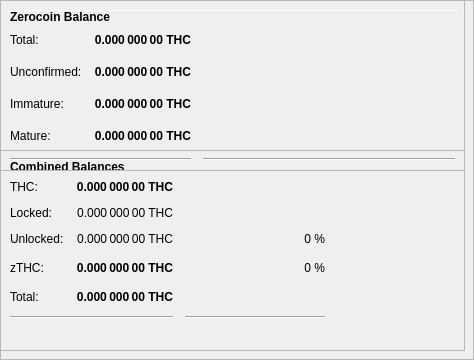
        <widget class="QFrame" name="frameObfuscation">
         <property name="minimumSize">
          <size>
           <width>0</width>
           <height>350</height>
          </size>
         </property>
         <property name="layoutDirection">
          <enum>Qt::LeftToRight</enum>
         </property>
         <property name="frameShape">
          <enum>QFrame::StyledPanel</enum>
         </property>
         <property name="frameShadow">
          <enum>QFrame::Raised</enum>
         </property>
         <widget class="QPushButton" name="runAutoDenom">
          <property name="geometry">
           <rect>
            <x>251</x>
            <y>17</y>
            <width>1</width>
            <height>1</height>
           </rect>
          </property>
          <property name="palette">
           <palette>
            <active>
             <colorrole role="WindowText">
              <brush brushstyle="SolidPattern">
               <color alpha="255">
                <red>0</red>
                <green>0</green>
                <blue>0</blue>
               </color>
              </brush>
             </colorrole>
             <colorrole role="Button">
              <brush brushstyle="SolidPattern">
               <color alpha="255">
                <red>239</red>
                <green>238</green>
                <blue>238</blue>
               </color>
              </brush>
             </colorrole>
             <colorrole role="Light">
              <brush brushstyle="SolidPattern">
               <color alpha="255">
                <red>255</red>
                <green>255</green>
                <blue>255</blue>
               </color>
              </brush>
             </colorrole>
             <colorrole role="Midlight">
              <brush brushstyle="SolidPattern">
               <color alpha="255">
                <red>247</red>
                <green>246</green>
                <blue>246</blue>
               </color>
              </brush>
             </colorrole>
             <colorrole role="Dark">
              <brush brushstyle="SolidPattern">
               <color alpha="255">
                <red>119</red>
                <green>119</green>
                <blue>119</blue>
               </color>
              </brush>
             </colorrole>
             <colorrole role="Mid">
              <brush brushstyle="SolidPattern">
               <color alpha="255">
                <red>159</red>
                <green>159</green>
                <blue>159</blue>
               </color>
              </brush>
             </colorrole>
             <colorrole role="Text">
              <brush brushstyle="SolidPattern">
               <color alpha="255">
                <red>0</red>
                <green>0</green>
                <blue>0</blue>
               </color>
              </brush>
             </colorrole>
             <colorrole role="BrightText">
              <brush brushstyle="SolidPattern">
               <color alpha="255">
                <red>255</red>
                <green>255</green>
                <blue>255</blue>
               </color>
              </brush>
             </colorrole>
             <colorrole role="ButtonText">
              <brush brushstyle="SolidPattern">
               <color alpha="255">
                <red>0</red>
                <green>0</green>
                <blue>0</blue>
               </color>
              </brush>
             </colorrole>
             <colorrole role="Base">
              <brush brushstyle="SolidPattern">
               <color alpha="255">
                <red>255</red>
                <green>255</green>
                <blue>255</blue>
               </color>
              </brush>
             </colorrole>
             <colorrole role="Window">
              <brush brushstyle="SolidPattern">
               <color alpha="255">
                <red>239</red>
                <green>238</green>
                <blue>238</blue>
               </color>
              </brush>
             </colorrole>
             <colorrole role="Shadow">
              <brush brushstyle="SolidPattern">
               <color alpha="255">
                <red>0</red>
                <green>0</green>
                <blue>0</blue>
               </color>
              </brush>
             </colorrole>
             <colorrole role="AlternateBase">
              <brush brushstyle="SolidPattern">
               <color alpha="255">
                <red>247</red>
                <green>246</green>
                <blue>246</blue>
               </color>
              </brush>
             </colorrole>
             <colorrole role="ToolTipBase">
              <brush brushstyle="SolidPattern">
               <color alpha="255">
                <red>255</red>
                <green>255</green>
                <blue>220</blue>
               </color>
              </brush>
             </colorrole>
             <colorrole role="ToolTipText">
              <brush brushstyle="SolidPattern">
               <color alpha="255">
                <red>0</red>
                <green>0</green>
                <blue>0</blue>
               </color>
              </brush>
             </colorrole>
            </active>
            <inactive>
             <colorrole role="WindowText">
              <brush brushstyle="SolidPattern">
               <color alpha="255">
                <red>0</red>
                <green>0</green>
                <blue>0</blue>
               </color>
              </brush>
             </colorrole>
             <colorrole role="Button">
              <brush brushstyle="SolidPattern">
               <color alpha="255">
                <red>239</red>
                <green>238</green>
                <blue>238</blue>
               </color>
              </brush>
             </colorrole>
             <colorrole role="Light">
              <brush brushstyle="SolidPattern">
               <color alpha="255">
                <red>255</red>
                <green>255</green>
                <blue>255</blue>
               </color>
              </brush>
             </colorrole>
             <colorrole role="Midlight">
              <brush brushstyle="SolidPattern">
               <color alpha="255">
                <red>247</red>
                <green>246</green>
                <blue>246</blue>
               </color>
              </brush>
             </colorrole>
             <colorrole role="Dark">
              <brush brushstyle="SolidPattern">
               <color alpha="255">
                <red>119</red>
                <green>119</green>
                <blue>119</blue>
               </color>
              </brush>
             </colorrole>
             <colorrole role="Mid">
              <brush brushstyle="SolidPattern">
               <color alpha="255">
                <red>159</red>
                <green>159</green>
                <blue>159</blue>
               </color>
              </brush>
             </colorrole>
             <colorrole role="Text">
              <brush brushstyle="SolidPattern">
               <color alpha="255">
                <red>0</red>
                <green>0</green>
                <blue>0</blue>
               </color>
              </brush>
             </colorrole>
             <colorrole role="BrightText">
              <brush brushstyle="SolidPattern">
               <color alpha="255">
                <red>255</red>
                <green>255</green>
                <blue>255</blue>
               </color>
              </brush>
             </colorrole>
             <colorrole role="ButtonText">
              <brush brushstyle="SolidPattern">
               <color alpha="255">
                <red>0</red>
                <green>0</green>
                <blue>0</blue>
               </color>
              </brush>
             </colorrole>
             <colorrole role="Base">
              <brush brushstyle="SolidPattern">
               <color alpha="255">
                <red>255</red>
                <green>255</green>
                <blue>255</blue>
               </color>
              </brush>
             </colorrole>
             <colorrole role="Window">
              <brush brushstyle="SolidPattern">
               <color alpha="255">
                <red>239</red>
                <green>238</green>
                <blue>238</blue>
               </color>
              </brush>
             </colorrole>
             <colorrole role="Shadow">
              <brush brushstyle="SolidPattern">
               <color alpha="255">
                <red>0</red>
                <green>0</green>
                <blue>0</blue>
               </color>
              </brush>
             </colorrole>
             <colorrole role="AlternateBase">
              <brush brushstyle="SolidPattern">
               <color alpha="255">
                <red>247</red>
                <green>246</green>
                <blue>246</blue>
               </color>
              </brush>
             </colorrole>
             <colorrole role="ToolTipBase">
              <brush brushstyle="SolidPattern">
               <color alpha="255">
                <red>255</red>
                <green>255</green>
                <blue>220</blue>
               </color>
              </brush>
             </colorrole>
             <colorrole role="ToolTipText">
              <brush brushstyle="SolidPattern">
               <color alpha="255">
                <red>0</red>
                <green>0</green>
                <blue>0</blue>
               </color>
              </brush>
             </colorrole>
            </inactive>
            <disabled>
             <colorrole role="WindowText">
              <brush brushstyle="SolidPattern">
               <color alpha="255">
                <red>119</red>
                <green>119</green>
                <blue>119</blue>
               </color>
              </brush>
             </colorrole>
             <colorrole role="Button">
              <brush brushstyle="SolidPattern">
               <color alpha="255">
                <red>239</red>
                <green>238</green>
                <blue>238</blue>
               </color>
              </brush>
             </colorrole>
             <colorrole role="Light">
              <brush brushstyle="SolidPattern">
               <color alpha="255">
                <red>255</red>
                <green>255</green>
                <blue>255</blue>
               </color>
              </brush>
             </colorrole>
             <colorrole role="Midlight">
              <brush brushstyle="SolidPattern">
               <color alpha="255">
                <red>247</red>
                <green>246</green>
                <blue>246</blue>
               </color>
              </brush>
             </colorrole>
             <colorrole role="Dark">
              <brush brushstyle="SolidPattern">
               <color alpha="255">
                <red>119</red>
                <green>119</green>
                <blue>119</blue>
               </color>
              </brush>
             </colorrole>
             <colorrole role="Mid">
              <brush brushstyle="SolidPattern">
               <color alpha="255">
                <red>159</red>
                <green>159</green>
                <blue>159</blue>
               </color>
              </brush>
             </colorrole>
             <colorrole role="Text">
              <brush brushstyle="SolidPattern">
               <color alpha="255">
                <red>119</red>
                <green>119</green>
                <blue>119</blue>
               </color>
              </brush>
             </colorrole>
             <colorrole role="BrightText">
              <brush brushstyle="SolidPattern">
               <color alpha="255">
                <red>255</red>
                <green>255</green>
                <blue>255</blue>
               </color>
              </brush>
             </colorrole>
             <colorrole role="ButtonText">
              <brush brushstyle="SolidPattern">
               <color alpha="255">
                <red>119</red>
                <green>119</green>
                <blue>119</blue>
               </color>
              </brush>
             </colorrole>
             <colorrole role="Base">
              <brush brushstyle="SolidPattern">
               <color alpha="255">
                <red>239</red>
                <green>238</green>
                <blue>238</blue>
               </color>
              </brush>
             </colorrole>
             <colorrole role="Window">
              <brush brushstyle="SolidPattern">
               <color alpha="255">
                <red>239</red>
                <green>238</green>
                <blue>238</blue>
               </color>
              </brush>
             </colorrole>
             <colorrole role="Shadow">
              <brush brushstyle="SolidPattern">
               <color alpha="255">
                <red>0</red>
                <green>0</green>
                <blue>0</blue>
               </color>
              </brush>
             </colorrole>
             <colorrole role="AlternateBase">
              <brush brushstyle="SolidPattern">
               <color alpha="255">
                <red>239</red>
                <green>238</green>
                <blue>238</blue>
               </color>
              </brush>
             </colorrole>
             <colorrole role="ToolTipBase">
              <brush brushstyle="SolidPattern">
               <color alpha="255">
                <red>255</red>
                <green>255</green>
                <blue>220</blue>
               </color>
              </brush>
             </colorrole>
             <colorrole role="ToolTipText">
              <brush brushstyle="SolidPattern">
               <color alpha="255">
                <red>0</red>
                <green>0</green>
                <blue>0</blue>
               </color>
              </brush>
             </colorrole>
            </disabled>
           </palette>
          </property>
          <property name="focusPolicy">
           <enum>Qt::NoFocus</enum>
          </property>
          <property name="autoFillBackground">
           <bool>true</bool>
          </property>
          <property name="text">
           <string/>
          </property>
          <property name="flat">
           <bool>true</bool>
          </property>
         </widget>
         <widget class="Line" name="line">
          <property name="geometry">
           <rect>
            <x>7</x>
            <y>10</y>
            <width>451</width>
            <height>1</height>
           </rect>
          </property>
          <property name="orientation">
           <enum>Qt::Horizontal</enum>
          </property>
         </widget>
         <widget class="QFrame" name="frame_3">
          <property name="geometry">
           <rect>
            <x>0</x>
            <y>150</y>
            <width>465</width>
            <height>201</height>
           </rect>
          </property>
          <property name="frameShape">
           <enum>QFrame::StyledPanel</enum>
          </property>
          <property name="frameShadow">
           <enum>QFrame::Raised</enum>
          </property>
          <layout class="QVBoxLayout" name="verticalLayout_5">
           <item>
            <layout class="QHBoxLayout" name="horizontalLayout_5" stretch="0">
             <item>
              <widget class="QLabel" name="label_5z">
               <property name="maximumSize">
                <size>
                 <width>16777215</width>
                 <height>20</height>
                </size>
               </property>
               <property name="font">
                <font>
                 <weight>75</weight>
                 <bold>true</bold>
                </font>
               </property>
               <property name="toolTip">
                <string>Combined Balances (including unconfirmed and immature coins)</string>
               </property>
               <property name="text">
                <string>&lt;html&gt;&lt;head/&gt;&lt;body&gt;&lt;p&gt;Combined Balances&lt;/p&gt;&lt;/body&gt;&lt;/html&gt;</string>
               </property>
              </widget>
             </item>
            </layout>
           </item>
           <item>
            <layout class="QGridLayout" name="gridLayout_3">
             <property name="spacing">
              <number>12</number>
             </property>
             <item row="7" column="0" colspan="2">
              <widget class="Line" name="lineSpendableBalance_3">
               <property name="orientation">
                <enum>Qt::Horizontal</enum>
               </property>
              </widget>
             </item>
             <item row="7" column="2">
              <widget class="Line" name="lineWatchBalance_3">
               <property name="sizePolicy">
                <sizepolicy hsizetype="Preferred" vsizetype="Fixed">
                 <horstretch>0</horstretch>
                 <verstretch>0</verstretch>
                </sizepolicy>
               </property>
               <property name="minimumSize">
                <size>
                 <width>140</width>
                 <height>0</height>
                </size>
               </property>
               <property name="orientation">
                <enum>Qt::Horizontal</enum>
               </property>
              </widget>
             </item>
             <item row="4" column="1">
              <widget class="QLabel" name="labelzBalancez">
               <property name="font">
                <font>
                 <weight>75</weight>
                 <bold>true</bold>
                </font>
               </property>
               <property name="cursor">
                <cursorShape>IBeamCursor</cursorShape>
               </property>
               <property name="toolTip">
                <string>Total of transactions that have yet to be confirmed, and do not yet count toward the spendable balance</string>
               </property>
               <property name="text">
                <string notr="true">0.000 000 00 THC</string>
               </property>
               <property name="alignment">
                <set>Qt::AlignRight|Qt::AlignTrailing|Qt::AlignVCenter</set>
               </property>
               <property name="textInteractionFlags">
                <set>Qt::LinksAccessibleByMouse|Qt::TextSelectableByKeyboard|Qt::TextSelectableByMouse</set>
               </property>
              </widget>
             </item>
             <item row="6" column="1">
              <widget class="QLabel" name="labelTotalz">
               <property name="font">
                <font>
                 <weight>75</weight>
                 <bold>true</bold>
                </font>
               </property>
               <property name="cursor">
                <cursorShape>IBeamCursor</cursorShape>
               </property>
               <property name="toolTip">
                <string>Total Balance, including unconfirmed and immature coins.</string>
               </property>
               <property name="text">
                <string notr="true">0.000 000 00 THC</string>
               </property>
               <property name="alignment">
                <set>Qt::AlignRight|Qt::AlignTrailing|Qt::AlignVCenter</set>
               </property>
               <property name="textInteractionFlags">
                <set>Qt::LinksAccessibleByMouse|Qt::TextSelectableByKeyboard|Qt::TextSelectableByMouse</set>
               </property>
              </widget>
             </item>
             <item row="4" column="3">
              <spacer name="horizontalSpacer_6">
               <property name="orientation">
                <enum>Qt::Horizontal</enum>
               </property>
               <property name="sizeHint" stdset="0">
                <size>
                 <width>40</width>
                 <height>20</height>
                </size>
               </property>
              </spacer>
             </item>
             <item row="6" column="0">
              <widget class="QLabel" name="labelTotalTextz">
               <property name="text">
                <string>Total:</string>
               </property>
              </widget>
             </item>
             <item row="1" column="0">
              <widget class="QLabel" name="labelBalanceTextz">
               <property name="text">
                <string>THC:</string>
               </property>
              </widget>
             </item>
             <item row="1" column="1">
              <widget class="QLabel" name="labelBalancez">
               <property name="font">
                <font>
                 <weight>75</weight>
                 <bold>true</bold>
                </font>
               </property>
               <property name="cursor">
                <cursorShape>IBeamCursor</cursorShape>
               </property>
               <property name="toolTip">
                <string>Your current spendable balance</string>
               </property>
               <property name="text">
                <string notr="true">0.000 000 00 THC</string>
               </property>
               <property name="alignment">
                <set>Qt::AlignRight|Qt::AlignTrailing|Qt::AlignVCenter</set>
               </property>
               <property name="textInteractionFlags">
                <set>Qt::LinksAccessibleByMouse|Qt::TextSelectableByKeyboard|Qt::TextSelectableByMouse</set>
               </property>
              </widget>
             </item>
             <item row="4" column="0">
              <widget class="QLabel" name="labelzBalanceTextz">
               <property name="toolTip">
                <string/>
               </property>
               <property name="text">
                <string>zTHC:</string>
               </property>
              </widget>
             </item>
             <item row="4" column="2">
              <widget class="QLabel" name="labelzTHCPercent">
               <property name="toolTip">
                <string>Current percentage of zTHC.
If AutoMint is enabled this percentage will settle around the configured AutoMint percentage (default = 10%)</string>
               </property>
               <property name="text">
                <string>0 %</string>
               </property>
               <property name="alignment">
                <set>Qt::AlignRight|Qt::AlignTrailing|Qt::AlignVCenter</set>
               </property>
              </widget>
             </item>
             <item row="6" column="2">
              <widget class="QLabel" name="label100Percent">
               <property name="text">
                <string/>
               </property>
               <property name="alignment">
                <set>Qt::AlignRight|Qt::AlignTrailing|Qt::AlignVCenter</set>
               </property>
              </widget>
             </item>
             <item row="2" column="1">
              <widget class="QLabel" name="labelLockedBalance">
               <property name="toolTip">
                <string>Locked THC or Masternode collaterals. These are excluded from zTHC minting.</string>
               </property>
               <property name="text">
                <string>0.000 000 00 THC</string>
               </property>
               <property name="alignment">
                <set>Qt::AlignRight|Qt::AlignTrailing|Qt::AlignVCenter</set>
               </property>
              </widget>
             </item>
             <item row="2" column="0">
              <widget class="QLabel" name="labelLockedBalanceText">
               <property name="toolTip">
                <string>Locked THC or Masternode collaterals. These are excluded from zTHC minting.</string>
               </property>
               <property name="text">
                <string>Locked:</string>
               </property>
              </widget>
             </item>
             <item row="3" column="0">
              <widget class="QLabel" name="labelUnLockedBalanceText">
               <property name="toolTip">
                <string>Unlocked THCs. These can be used for zTHC minting.</string>
               </property>
               <property name="text">
                <string>Unlocked:</string>
               </property>
              </widget>
             </item>
             <item row="3" column="1">
              <widget class="QLabel" name="labelUnLockedBalance">
               <property name="toolTip">
                <string>Unlocked THCs. These can be used for zTHC minting.</string>
               </property>
               <property name="text">
                <string>0.000 000 00 THC</string>
               </property>
               <property name="alignment">
                <set>Qt::AlignRight|Qt::AlignTrailing|Qt::AlignVCenter</set>
               </property>
              </widget>
             </item>
             <item row="3" column="2">
              <widget class="QLabel" name="labelTHCPercent">
               <property name="text">
                <string>0 %</string>
               </property>
               <property name="alignment">
                <set>Qt::AlignRight|Qt::AlignTrailing|Qt::AlignVCenter</set>
               </property>
              </widget>
             </item>
            </layout>
           </item>
           <item>
            <spacer name="verticalSpacer">
             <property name="orientation">
              <enum>Qt::Vertical</enum>
             </property>
             <property name="sizeHint" stdset="0">
              <size>
               <width>20</width>
               <height>40</height>
              </size>
             </property>
            </spacer>
           </item>
          </layout>
         </widget>
         <widget class="QFrame" name="frame_4">
          <property name="geometry">
           <rect>
            <x>0</x>
            <y>0</y>
            <width>465</width>
            <height>171</height>
           </rect>
          </property>
          <property name="frameShape">
           <enum>QFrame::StyledPanel</enum>
          </property>
          <property name="frameShadow">
           <enum>QFrame::Raised</enum>
          </property>
          <layout class="QVBoxLayout" name="verticalLayout_7">
           <item>
            <layout class="QHBoxLayout" name="horizontalLayout_8" stretch="0">
             <item>
              <widget class="QLabel" name="label_5z_3">
               <property name="maximumSize">
                <size>
                 <width>16777215</width>
                 <height>20</height>
                </size>
               </property>
               <property name="font">
                <font>
                 <weight>75</weight>
                 <bold>true</bold>
                </font>
               </property>
               <property name="text">
                <string>Zerocoin Balance</string>
               </property>
              </widget>
             </item>
            </layout>
           </item>
           <item>
            <layout class="QGridLayout" name="gridLayout_5">
             <property name="spacing">
              <number>12</number>
             </property>
             <item row="4" column="0">
              <widget class="QLabel" name="labelzBalanceMatureText">
               <property name="toolTip">
                <string>Mature: more than 20 confirmation and more than 3 mints of the same denomination after it was minted.
These zTHC are spendable.</string>
               </property>
               <property name="text">
                <string>Mature:</string>
               </property>
              </widget>
             </item>
             <item row="5" column="0" colspan="2">
              <widget class="Line" name="lineSpendableBalance_5">
               <property name="orientation">
                <enum>Qt::Horizontal</enum>
               </property>
              </widget>
             </item>
             <item row="1" column="1">
              <widget class="QLabel" name="labelzBalance">
               <property name="font">
                <font>
                 <weight>75</weight>
                 <bold>true</bold>
                </font>
               </property>
               <property name="cursor">
                <cursorShape>IBeamCursor</cursorShape>
               </property>
               <property name="toolTip">
                <string>All available zTHC, unconfirmed and immature zTHC included.</string>
               </property>
               <property name="text">
                <string notr="true">0.000 000 00 THC</string>
               </property>
               <property name="alignment">
                <set>Qt::AlignRight|Qt::AlignTrailing|Qt::AlignVCenter</set>
               </property>
               <property name="textInteractionFlags">
                <set>Qt::LinksAccessibleByMouse|Qt::TextSelectableByKeyboard|Qt::TextSelectableByMouse</set>
               </property>
              </widget>
             </item>
             <item row="5" column="2">
              <widget class="Line" name="lineWatchBalance_5">
               <property name="sizePolicy">
                <sizepolicy hsizetype="Preferred" vsizetype="Fixed">
                 <horstretch>0</horstretch>
                 <verstretch>0</verstretch>
                </sizepolicy>
               </property>
               <property name="minimumSize">
                <size>
                 <width>140</width>
                 <height>0</height>
                </size>
               </property>
               <property name="orientation">
                <enum>Qt::Horizontal</enum>
               </property>
              </widget>
             </item>
             <item row="1" column="0">
              <widget class="QLabel" name="labelzBalanceText">
               <property name="toolTip">
                <string>All available zTHC, unconfirmed and immature zTHC included.</string>
               </property>
               <property name="text">
                <string>Total:</string>
               </property>
              </widget>
             </item>
             <item row="1" column="2">
              <spacer name="horizontalSpacer_8">
               <property name="orientation">
                <enum>Qt::Horizontal</enum>
               </property>
               <property name="sizeHint" stdset="0">
                <size>
                 <width>40</width>
                 <height>20</height>
                </size>
               </property>
              </spacer>
             </item>
             <item row="4" column="2">
              <spacer name="horizontalSpacer_4">
               <property name="orientation">
                <enum>Qt::Horizontal</enum>
               </property>
               <property name="sizeHint" stdset="0">
                <size>
                 <width>40</width>
                 <height>20</height>
                </size>
               </property>
              </spacer>
             </item>
             <item row="4" column="1">
              <widget class="QLabel" name="labelzBalanceMature">
               <property name="font">
                <font>
                 <weight>75</weight>
                 <bold>true</bold>
                </font>
               </property>
               <property name="toolTip">
                <string>Mature: more than 20 confirmation and more than 3 mints of the same denomination after it was minted.
These zTHC are spendable.</string>
               </property>
               <property name="text">
                <string>0.000 000 00 THC</string>
               </property>
               <property name="alignment">
                <set>Qt::AlignRight|Qt::AlignTrailing|Qt::AlignVCenter</set>
               </property>
              </widget>
             </item>
             <item row="2" column="0">
              <widget class="QLabel" name="labelzBalanceUnconfirmedText">
               <property name="toolTip">
                <string>Unconfirmed: less than 20 confirmations
Immature: confirmed, but less than 3 mints of the same denomination after it was minted</string>
               </property>
               <property name="text">
                <string>Unconfirmed:</string>
               </property>
              </widget>
             </item>
             <item row="2" column="1">
              <widget class="QLabel" name="labelzBalanceUnconfirmed">
               <property name="font">
                <font>
                 <weight>75</weight>
                 <bold>true</bold>
                </font>
               </property>
               <property name="toolTip">
                <string>Unconfirmed: less than 20 confirmations
Immature: confirmed, but less than 3 mints of the same denomination after it was minted</string>
               </property>
               <property name="text">
                <string>0.000 000 00 THC</string>
               </property>
               <property name="alignment">
                <set>Qt::AlignRight|Qt::AlignTrailing|Qt::AlignVCenter</set>
               </property>
              </widget>
             </item>
             <item row="2" column="2">
              <spacer name="horizontalSpacer_5">
               <property name="orientation">
                <enum>Qt::Horizontal</enum>
               </property>
               <property name="sizeHint" stdset="0">
                <size>
                 <width>40</width>
                 <height>20</height>
                </size>
               </property>
              </spacer>
             </item>
             <item row="3" column="0">
              <widget class="QLabel" name="labelzBalanceImmatureText">
               <property name="toolTip">
                <string>Unconfirmed: less than 20 confirmations
Immature: confirmed, but less than 3 mints of the same denomination after it was minted</string>
               </property>
               <property name="text">
                <string>Immature:</string>
               </property>
              </widget>
             </item>
             <item row="3" column="1">
              <widget class="QLabel" name="labelzBalanceImmature">
               <property name="font">
                <font>
                 <weight>75</weight>
                 <bold>true</bold>
                </font>
               </property>
               <property name="toolTip">
                <string>Unconfirmed: less than 20 confirmations
Immature: confirmed, but less than 3 mints of the same denomination after it was minted</string>
               </property>
               <property name="text">
                <string>0.000 000 00 THC</string>
               </property>
               <property name="alignment">
                <set>Qt::AlignRight|Qt::AlignTrailing|Qt::AlignVCenter</set>
               </property>
              </widget>
             </item>
             <item row="3" column="2">
              <spacer name="horizontalSpacer_7">
               <property name="orientation">
                <enum>Qt::Horizontal</enum>
               </property>
               <property name="sizeHint" stdset="0">
                <size>
                 <width>40</width>
                 <height>20</height>
                </size>
               </property>
              </spacer>
             </item>
            </layout>
           </item>
          </layout>
         </widget>
        </widget>
